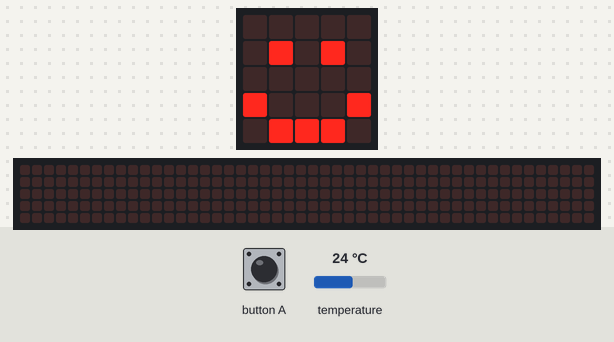
A program run on a simulated BBC micro:bit (MakeCode). Shown: the board's 5×5 LED display, a strip that is not on the board, showing the scrolling text unrolled. The test bench sets the inputs (shaded band); at power-on: temperature 24 °C. The 48×5 strip is a reading aid, not a part: it shows the text the display is scrolling, unrolled, one strip-width of it at a time.

Above: at 1.8 s.
1.9 s: button A pressed for 0.15 s
At 5.8 s:
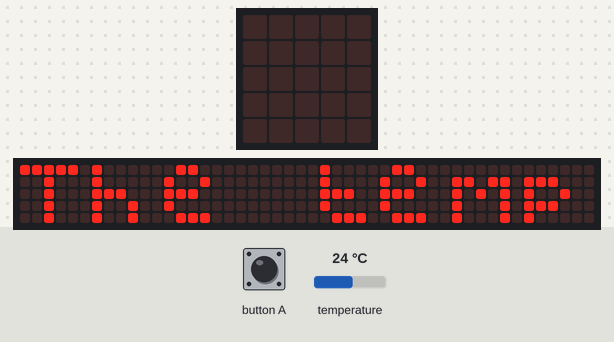
At 25.3 s:
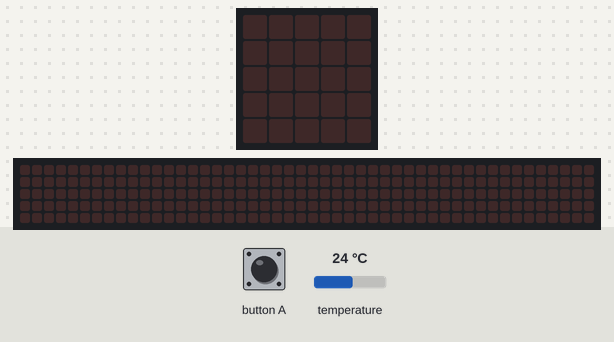

Measured:
- after the input at 1.9 s, the display: first changes after 0.15 s (image 1 shows a later state)
- what the display in image 1 shows lasts 0.8 s, from 5.2 s to 6.0 s
- what the display in image 2 shows lasts 1.0 s, from 24.6 s to 25.6 s

The program:

main.ts
```typescript
// (licence header left out)
let temperature: number

//reset
basic.clearScreen()
basic.showIcon(IconNames.Happy)

// Temperature will show when A button is pressed
input.onButtonPressed(Button.A, function () {
    temperature = input.temperature()
    basic.showString("The temperature is: " + temperature + " C")
    pause(1000)
    basic.clearScreen()
    basic.showIcon(IconNames.Happy)
})
```
